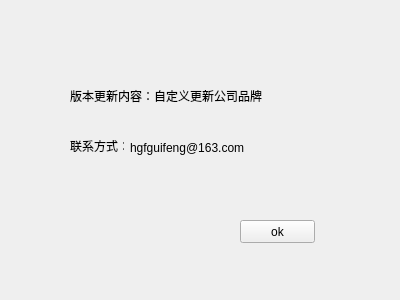
<?xml version="1.0" encoding="UTF-8"?>
<ui version="4.0">
 <class>Form</class>
 <widget class="QWidget" name="Form">
  <property name="geometry">
   <rect>
    <x>0</x>
    <y>0</y>
    <width>400</width>
    <height>300</height>
   </rect>
  </property>
  <property name="windowTitle">
   <string>关于</string>
  </property>
  <widget class="QLabel" name="label_5">
   <property name="geometry">
    <rect>
     <x>130</x>
     <y>140</y>
     <width>121</width>
     <height>16</height>
    </rect>
   </property>
   <property name="text">
    <string>hgfguifeng@163.com</string>
   </property>
  </widget>
  <widget class="QLabel" name="label_4">
   <property name="geometry">
    <rect>
     <x>70</x>
     <y>140</y>
     <width>54</width>
     <height>12</height>
    </rect>
   </property>
   <property name="text">
    <string>联系方式：</string>
   </property>
  </widget>
  <widget class="QPushButton" name="pushButton">
   <property name="geometry">
    <rect>
     <x>240</x>
     <y>220</y>
     <width>75</width>
     <height>23</height>
    </rect>
   </property>
   <property name="text">
    <string>ok</string>
   </property>
  </widget>
  <widget class="QLabel" name="label_6">
   <property name="geometry">
    <rect>
     <x>70</x>
     <y>80</y>
     <width>231</width>
     <height>31</height>
    </rect>
   </property>
   <property name="text">
    <string>版本更新内容：自定义更新公司品牌</string>
   </property>
  </widget>
 </widget>
 <resources/>
 <connections/>
</ui>
